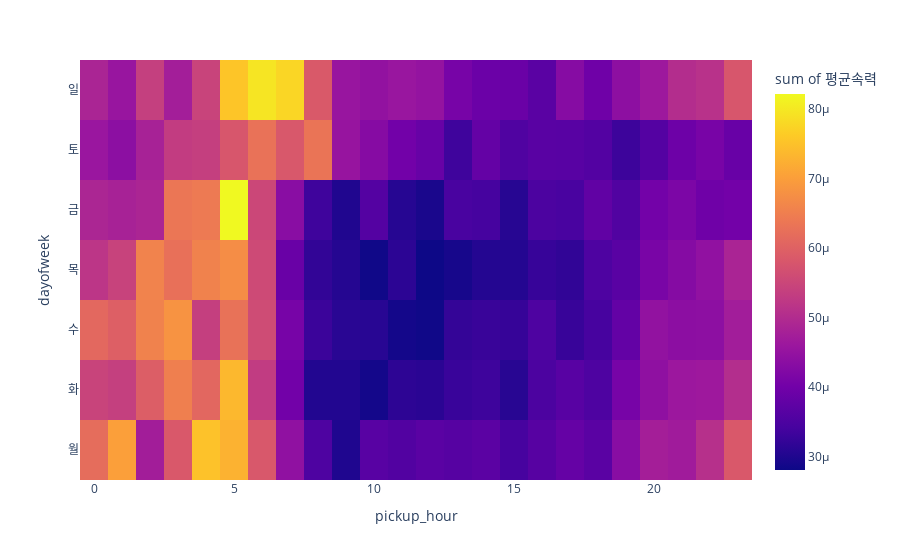

Write notebook code for a chart like this one.
### Code cell
# y축 숫자를 한글로 변경
day_of_week_mapping = {0: '월', 1: '화', 2: '수', 3: '목', 4: '금', 5: '토', 6: '일'}
fig.update_yaxes(tickvals=list(day_of_week_mapping.keys()), ticktext=list(day_of_week_mapping.values()))

### Figure 1 — Plotly figure (JSON) as saved in the notebook; plotly's stock layout.template omitted (floating-point values rounded to 4 significant figures; data arrays with more than 128 entries replaced by an {"elided": "..."} marker saying what was removed)
{"data": [{"coloraxis": "coloraxis", "histfunc": "sum", "hovertemplate": "pickup_hour=%{x}<br>dayofweek=%{y}<br>sum of 평균속력=%{z}<extra></extra>", "name": "", "nbinsx": 24, "nbinsy": 7, "type": "histogram2d", "x": {"elided": "168 int values"}, "xaxis": "x", "xbingroup": "x", "y": {"elided": "168 int values"}, "yaxis": "y", "ybingroup": "y", "z": {"elided": "168 float values"}}], "layout": {"autosize": true, "coloraxis": {"colorbar": {"title": {"text": "sum of 평균속력"}}, "colorscale": [[0, "#0d0887"], [0.1111, "#46039f"], [0.2222, "#7201a8"], [0.3333, "#9c179e"], [0.4444, "#bd3786"], [0.5556, "#d8576b"], [0.6667, "#ed7953"], [0.7778, "#fb9f3a"], [0.8889, "#fdca26"], [1, "#f0f921"]]}, "legend": {"tracegroupgap": 0}, "margin": {"t": 60}, "xaxis": {"anchor": "y", "autorange": true, "domain": [0, 1], "range": [-0.5, 23.5], "title": {"text": "pickup_hour"}, "type": "linear"}, "yaxis": {"anchor": "x", "autorange": true, "domain": [0, 1], "range": [-0.5, 6.5], "ticktext": ["월", "화", "수", "목", "금", "토", "일"], "tickvals": [0, 1, 2, 3, 4, 5, 6], "title": {"text": "dayofweek"}, "type": "linear"}}}
